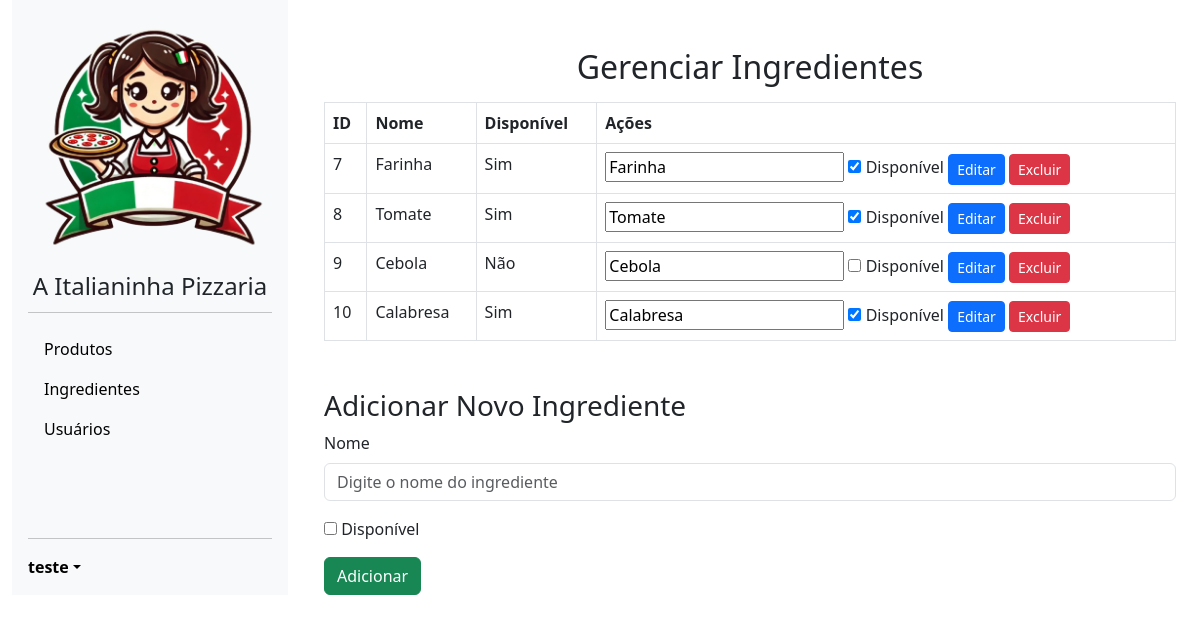
Before: /ingredientes.php (signed in) with the older database file.
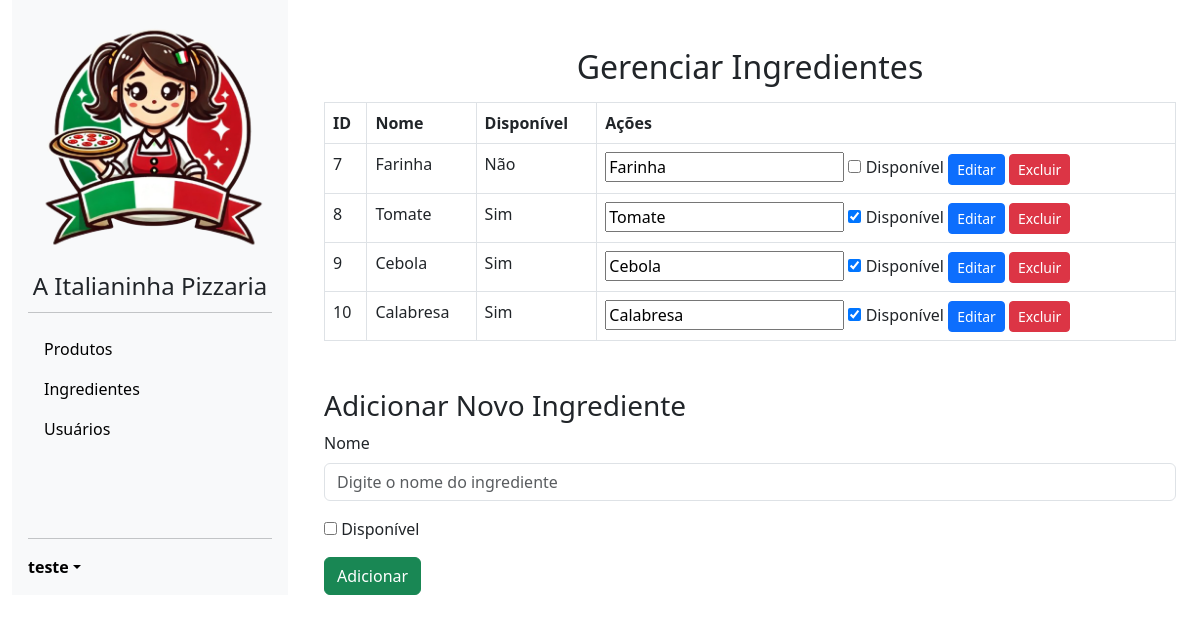
After: the same page with the newer database file.
### tables this page shows
CREATE TABLE `ingrediente` (
  `Id_ingrediente` int(11) NOT NULL,
  `Nome` varchar(100) NOT NULL,
  `Disponivel` tinyint(1) DEFAULT 1
);

### web/ingredientes.php (called while the page is built, shortened)
<?php
include './components/layout.php';
?>

### web/classes/manipulaIngrediente.php (called while the page is built, shortened)
<?php
require_once 'conexaoBanco.php';
class manipulaIngrediente
{
    private $conexao;
    public function __construct()
    {
        $this->conexao = new conexaoBanco();
    }
    public function __destruct()
    {
        $this->conexao = null;
    }
    public function listaIngrediente()
    {
        $sql = "select * from ingrediente";
        $stmt = $this->conexao->conectar()->query($sql);
        return $stmt->fetchAll();
    }
}
?>

### web/classes/conexaoBanco.php (called while the page is built)
<?php
class conexaoBanco
{
    private $host = "localhost";
    private $dbname = "banco";
    private $username = "root";
    private $password = "";
    private $conexao;
    public function conectar()
    {
        if ($this->conexao === null)
        {
            try
            {
                $this->conexao = new PDO("mysql:host={$this->host};dbname={$this->dbname}",
                $this->username,
                $this->password
                );
            }
            catch (PDOException $e)
            {
                echo "Erro na conexão: " . $e->getMessage();
                exit;
            }
        }
        return $this->conexao;
    }
}
?>

### web/ingredientesContent.php (the view, shortened to what this page needs)
<?php
require_once './classes/manipulaIngrediente.php';
$manipula = new manipulaIngrediente();
$ingredientes = $manipula->listaIngrediente();
?>
<!DOCTYPE html>
<html lang="pt-BR">
<head>
    <link rel="stylesheet" href="https://cdn.jsdelivr.net/npm/bootstrap@5.3.0/dist/css/bootstrap.min.css">
</head>
<body>
    <div class="container mt-5">
        <h2 class="text-center">Gerenciar Ingredientes</h2>
        <table class="table table-bordered mt-3">
            <thead>
                <tr>
                    <th>ID</th>
                    <th>Nome</th>
                    <th>Disponível</th>
                    <th>Ações</th>
                </tr>
            </thead>
            <tbody>
                <?php foreach ($ingredientes as $ingrediente): ?>
                <tr>
                    <td><?= $ingrediente['Id_ingrediente'] ?></td>
                    <td><?= htmlspecialchars($ingrediente['Nome']) ?></td>
                    <td><?= $ingrediente['Disponivel'] ? 'Sim' : 'Não' ?></td>
                    <td>
                        <form method="post" style="display:inline;">
                            <input type="text" name="nome" placeholder="Nome" required value="<?= $ingrediente['Nome'] ?>">
                            <label>
                                <input type="checkbox" name="disponivel" <?= $ingrediente['Disponivel'] ? 'checked' : '' ?>> Disponível
                            </label>
                            <button class="btn btn-primary btn-sm">Editar</button>
                        </form>
                        <form method="post" style="display:inline;" onsubmit="event.preventDefault(); confirmarExclusao(this);">
                            <button class="btn btn-danger btn-sm">Excluir</button>
                        </form>
                    </td>
                </tr>
                <?php endforeach; ?>
            </tbody>
        </table>
        <h3 class="mt-5">Adicionar Novo Ingrediente</h3>
        <form method="post" autocomplete="off">
            <div class="mb-3">
                <label for="nome" class="form-label">Nome</label>
                <input type="text" class="form-control" name="nome" id="nome" placeholder="Digite o nome do ingrediente" required>
            </div>
            <div class="mb-3">
                <label>
                    <input type="checkbox" name="disponivel"> Disponível
                </label>
            </div>
            <button type="submit" class="btn btn-success">Adicionar</button>
        </form>
    </div>
</body>
</html>

Changed rows visible on the page:
changed ingrediente "Farinha": Disponivel "☑" → "☐"; Disponivel "Sim" → "Não"
changed ingrediente "Cebola": Disponivel "☐" → "☑"; Disponivel "Não" → "Sim"
